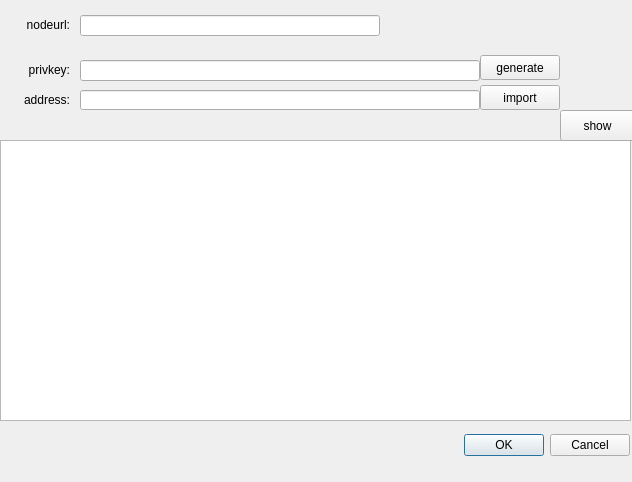
<?xml version="1.0" encoding="UTF-8"?>
<ui version="4.0">
 <class>ConfigDialog</class>
 <widget class="QDialog" name="ConfigDialog">
  <property name="geometry">
   <rect>
    <x>0</x>
    <y>0</y>
    <width>632</width>
    <height>482</height>
   </rect>
  </property>
  <property name="windowTitle">
   <string>Dialog</string>
  </property>
  <widget class="QDialogButtonBox" name="buttonBox">
   <property name="geometry">
    <rect>
     <x>230</x>
     <y>430</y>
     <width>400</width>
     <height>30</height>
    </rect>
   </property>
   <property name="orientation">
    <enum>Qt::Horizontal</enum>
   </property>
   <property name="standardButtons">
    <set>QDialogButtonBox::Cancel|QDialogButtonBox::Ok</set>
   </property>
  </widget>
  <widget class="QTableView" name="tableView">
   <property name="geometry">
    <rect>
     <x>0</x>
     <y>140</y>
     <width>631</width>
     <height>281</height>
    </rect>
   </property>
  </widget>
  <widget class="QPushButton" name="btn_show">
   <property name="geometry">
    <rect>
     <x>560</x>
     <y>110</y>
     <width>75</width>
     <height>31</height>
    </rect>
   </property>
   <property name="text">
    <string>show</string>
   </property>
  </widget>
  <widget class="QPushButton" name="btn_import">
   <property name="geometry">
    <rect>
     <x>480</x>
     <y>85</y>
     <width>80</width>
     <height>25</height>
    </rect>
   </property>
   <property name="text">
    <string>import</string>
   </property>
  </widget>
  <widget class="QLineEdit" name="lineEdit_privkey">
   <property name="geometry">
    <rect>
     <x>80</x>
     <y>60</y>
     <width>400</width>
     <height>21</height>
    </rect>
   </property>
   <property name="readOnly">
    <bool>true</bool>
   </property>
  </widget>
  <widget class="QLabel" name="lab_address">
   <property name="geometry">
    <rect>
     <x>10</x>
     <y>90</y>
     <width>60</width>
     <height>20</height>
    </rect>
   </property>
   <property name="text">
    <string>address:</string>
   </property>
   <property name="alignment">
    <set>Qt::AlignRight|Qt::AlignTrailing|Qt::AlignVCenter</set>
   </property>
  </widget>
  <widget class="QPushButton" name="btn_generate">
   <property name="geometry">
    <rect>
     <x>480</x>
     <y>55</y>
     <width>80</width>
     <height>25</height>
    </rect>
   </property>
   <property name="text">
    <string>generate</string>
   </property>
  </widget>
  <widget class="QLabel" name="lab_privkey">
   <property name="geometry">
    <rect>
     <x>20</x>
     <y>60</y>
     <width>50</width>
     <height>20</height>
    </rect>
   </property>
   <property name="text">
    <string>privkey:</string>
   </property>
   <property name="alignment">
    <set>Qt::AlignRight|Qt::AlignTrailing|Qt::AlignVCenter</set>
   </property>
  </widget>
  <widget class="QLineEdit" name="lineEdit_address">
   <property name="geometry">
    <rect>
     <x>80</x>
     <y>90</y>
     <width>400</width>
     <height>20</height>
    </rect>
   </property>
   <property name="readOnly">
    <bool>true</bool>
   </property>
  </widget>
  <widget class="QLineEdit" name="lineEdit_url">
   <property name="geometry">
    <rect>
     <x>80</x>
     <y>15</y>
     <width>300</width>
     <height>21</height>
    </rect>
   </property>
  </widget>
  <widget class="QLabel" name="lab_url">
   <property name="geometry">
    <rect>
     <x>20</x>
     <y>15</y>
     <width>50</width>
     <height>20</height>
    </rect>
   </property>
   <property name="text">
    <string>nodeurl:</string>
   </property>
   <property name="alignment">
    <set>Qt::AlignRight|Qt::AlignTrailing|Qt::AlignVCenter</set>
   </property>
  </widget>
 </widget>
 <resources/>
 <connections>
  <connection>
   <sender>buttonBox</sender>
   <signal>accepted()</signal>
   <receiver>ConfigDialog</receiver>
   <slot>accept()</slot>
   <hints>
    <hint type="sourcelabel">
     <x>248</x>
     <y>254</y>
    </hint>
    <hint type="destinationlabel">
     <x>157</x>
     <y>274</y>
    </hint>
   </hints>
  </connection>
  <connection>
   <sender>buttonBox</sender>
   <signal>rejected()</signal>
   <receiver>ConfigDialog</receiver>
   <slot>reject()</slot>
   <hints>
    <hint type="sourcelabel">
     <x>316</x>
     <y>260</y>
    </hint>
    <hint type="destinationlabel">
     <x>286</x>
     <y>274</y>
    </hint>
   </hints>
  </connection>
 </connections>
</ui>
